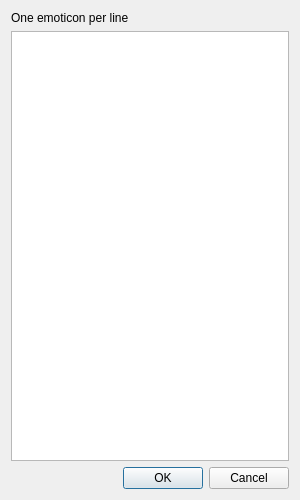
<?xml version="1.0" encoding="UTF-8"?>
<ui version="4.0">
 <class>EmoticonDialog</class>
 <widget class="QDialog" name="EmoticonDialog">
  <property name="geometry">
   <rect>
    <x>0</x>
    <y>0</y>
    <width>300</width>
    <height>500</height>
   </rect>
  </property>
  <property name="windowTitle">
   <string>Custom Emoticons</string>
  </property>
  <layout class="QVBoxLayout" name="verticalLayout">
   <item>
    <widget class="QLabel" name="label">
     <property name="text">
      <string>One emoticon per line</string>
     </property>
    </widget>
   </item>
   <item>
    <widget class="QTextEdit" name="uiEmoticonTextEdit"/>
   </item>
   <item>
    <widget class="QDialogButtonBox" name="buttonBox">
     <property name="orientation">
      <enum>Qt::Horizontal</enum>
     </property>
     <property name="standardButtons">
      <set>QDialogButtonBox::Cancel|QDialogButtonBox::Ok</set>
     </property>
    </widget>
   </item>
  </layout>
 </widget>
 <resources/>
 <connections>
  <connection>
   <sender>buttonBox</sender>
   <signal>accepted()</signal>
   <receiver>EmoticonDialog</receiver>
   <slot>accept()</slot>
   <hints>
    <hint type="sourcelabel">
     <x>248</x>
     <y>254</y>
    </hint>
    <hint type="destinationlabel">
     <x>157</x>
     <y>274</y>
    </hint>
   </hints>
  </connection>
  <connection>
   <sender>buttonBox</sender>
   <signal>rejected()</signal>
   <receiver>EmoticonDialog</receiver>
   <slot>reject()</slot>
   <hints>
    <hint type="sourcelabel">
     <x>316</x>
     <y>260</y>
    </hint>
    <hint type="destinationlabel">
     <x>286</x>
     <y>274</y>
    </hint>
   </hints>
  </connection>
 </connections>
</ui>
